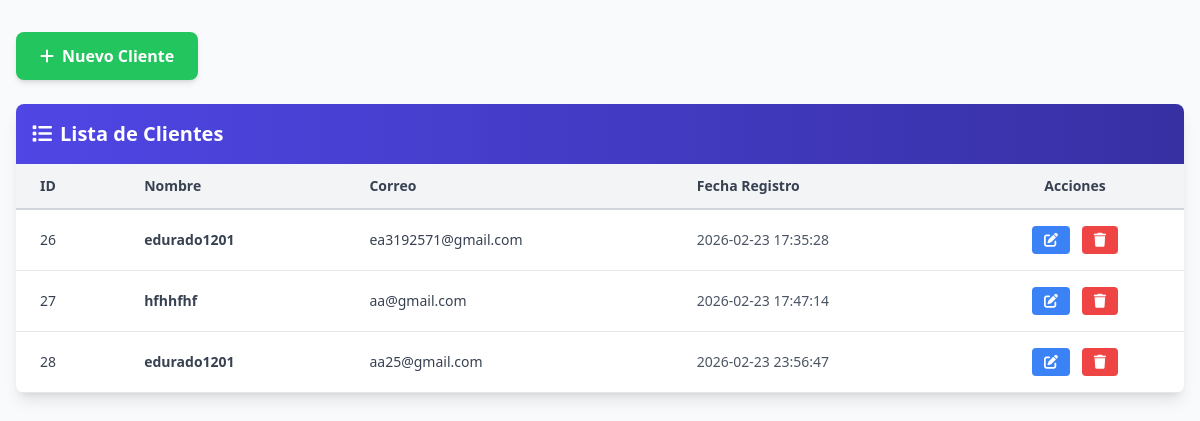
/client/clientes.php, run on the app's committed database.
### tables this page shows
CREATE TABLE `clientes` (
  `id_cliente` int(11) NOT NULL,
  `id_usuario` int(11) NOT NULL,
  `nombre` varchar(100) NOT NULL,
  `estado` enum('activo','bloqueado') DEFAULT 'activo',
  `fecha_registro` timestamp NOT NULL DEFAULT current_timestamp()
);

CREATE TABLE `usuarios` (
  `id_usuario` int(11) NOT NULL,
  `nombre` varchar(100) NOT NULL,
  `correo` varchar(100) NOT NULL,
  `contraseña` varchar(255) NOT NULL,
  `estado` enum('activo','inactivo') DEFAULT 'activo',
  `fecha_creacion` timestamp NOT NULL DEFAULT current_timestamp(),
  `id_rol` int(11) NOT NULL
);

### client/clientes.php (the view, shortened to what this page needs)
<?php
require_once '../core/conexion.php';
$sql = "SELECT
            clientes.id_usuario,
            clientes.nombre,
            clientes.estado,
            clientes.fecha_registro,
            usuarios.correo
        FROM clientes
        INNER JOIN usuarios
            ON clientes.id_usuario = usuarios.id_usuario";
$resultado = mysqli_query($conexion, $sql);
?>
<!DOCTYPE html>
<html lang="es">
<head>
    <script src="https://cdn.tailwindcss.com"></script>
    <link rel="stylesheet" href="https://cdnjs.cloudflare.com/ajax/libs/font-awesome/6.4.0/css/all.min.css">
</head>
<body class="bg-gray-50">
    <div class="min-h-screen">
        <main class="max-w-7xl mx-auto px-4 py-8">
            <div class="mb-6">
                <button onclick="toggleFormulario('crear')" class="bg-green-500 hover:bg-green-600 text-white px-6 py-3 rounded-lg font-semibold transition shadow-md flex items-center gap-2">
                    <i class="fas fa-plus"></i> Nuevo Cliente
                </button>
            </div>
            <div class="bg-white rounded-lg shadow-lg overflow-hidden">
                <div class="bg-gradient-to-r from-indigo-600 to-indigo-800 text-white p-4">
                    <h2 class="text-xl font-bold flex items-center gap-2">
                        <i class="fas fa-list"></i> Lista de Clientes
                    </h2>
                </div>
<div class="overflow-x-auto">
    <table class="w-full">
        <thead>
            <tr class="bg-gray-100 border-b-2 border-gray-300">
                <th class="px-6 py-3 text-left text-sm font-semibold text-gray-700">ID</th>
                <th class="px-6 py-3 text-left text-sm font-semibold text-gray-700">Nombre</th>
                <th class="px-6 py-3 text-left text-sm font-semibold text-gray-700">Correo</th>
                <th class="px-6 py-3 text-left text-sm font-semibold text-gray-700">Fecha Registro</th>
                <th class="px-6 py-3 text-center text-sm font-semibold text-gray-700">Acciones</th>
            </tr>
        </thead>
        <tbody>
            <?php while($fila = mysqli_fetch_assoc($resultado)) { ?>
                <tr class="border-b border-gray-200 hover:bg-gray-50 transition">
                    <td class="px-6 py-4 text-sm text-gray-700">
                        <?php echo $fila['id_usuario']; ?>
                    </td>
                    <td class="px-6 py-4 text-sm text-gray-700 font-semibold">
                        <?php echo $fila['nombre']; ?>
                    </td>
                    <td class="px-6 py-4 text-sm text-gray-700">
                        <?php echo $fila['correo']; ?>
                    </td>
                    <td class="px-6 py-4 text-sm text-gray-600">
                        <?php echo $fila['fecha_registro']; ?>
                    </td>
                    <td class="px-6 py-4 text-sm text-center">
                        <button
                            class="btn-editar bg-blue-500 hover:bg-blue-600 text-white px-3 py-1 rounded mr-2 transition"
                            data-id="<?php echo $fila['id_usuario']; ?>">
                            <i class="fas fa-edit"></i>
                        </button>
                        <button
                            class="btn-eliminar bg-red-500 hover:bg-red-600 text-white px-3 py-1 rounded transition"
                            data-id="<?php echo $fila['id_usuario']; ?>">
                            <i class="fas fa-trash"></i>
                        </button>
                    </td>
                </tr>
            <?php } ?>
        </tbody>
    </table>
</div>
</div>
</body>
</html>

### data on the page
clientes: id_usuario "26", nombre "edurado1201", id_usuario.correo "ea3192571@gmail.com", fecha_registro "2026-02-23 17:35:28"
clientes: id_usuario "27", nombre "hfhhfhf", id_usuario.correo "aa@gmail.com", fecha_registro "2026-02-23 17:47:14"
clientes: id_usuario "28", nombre "edurado1201", id_usuario.correo "aa25@gmail.com", fecha_registro "2026-02-23 23:56:47"
